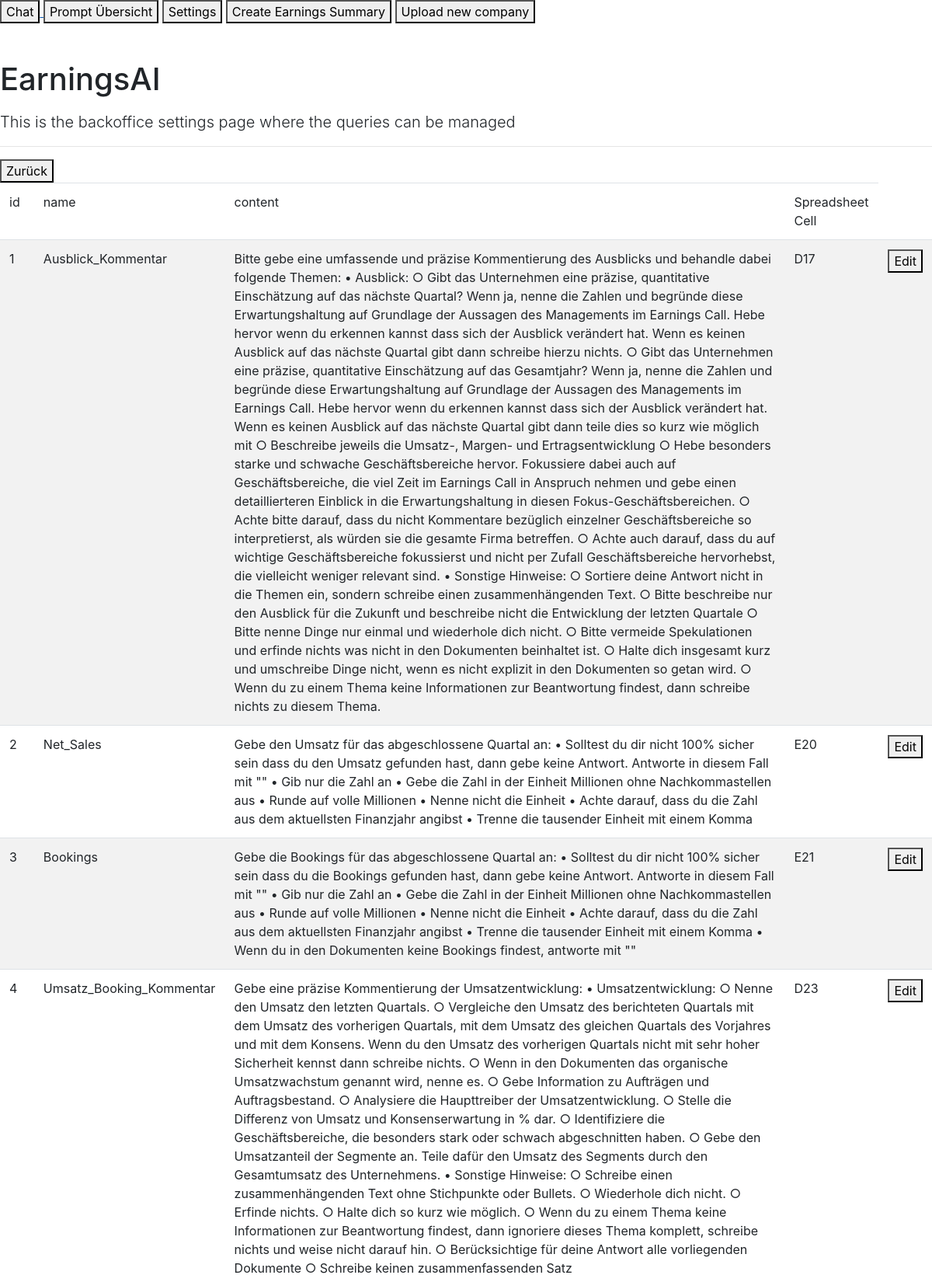
Page /edit (upper part) on the committed database.
### app/models.py (models this page shows)
class Prompts(db.Model):
    id = db.Column(db.Integer, primary_key=True)
    name = db.Column(db.String(80), nullable=False)
    content = db.Column(db.String(400), nullable=False)
    gsheetcell = db.Column(db.String(400), nullable=False)

### app/routes.py (the view)
@app.route('/edit', methods=['GET', 'POST'])
def edit():
    print("YES")
    all_prompts=Prompts.query.all()
    form = EditQueryForm()
    return render_template('edit.html', form=form, all_prompts=all_prompts)

### templates/edit.html
{% extends "base.html" %}
{% from 'bootstrap/form.html' import render_form, render_field %}
{% block content %}
      <h1 class="pt-5 pb-2">EarningsAI</h1>
      <p class="lead">This is the backoffice settings page where the queries can be managed </p>
      <hr>
          <div>
            <a href= / >
                <button class="GFG">
                    Zurück
                </button>
            <table id="data" class="table table-striped">
                <thead>
                    <tr>
                        <td>id</td>
                        <td>name</td>
                        <td>content</td>
                        <td>Spreadsheet Cell</td>
                    </tr>
                </thead>
            <tbody>
                {% for x in all_prompts %}
                <tr>
                    <td>{{x.id}}</td>
                    <td>{{x.name}}</td>
                    <td>{{x.content}}</td>
                    <td>{{x.gsheetcell}}</td>
                    <td> <a href= edit/{{x.id}}>
                        <button class="GFG">
                            Edit
                        </button>
                    </a>
                    </td>
                </tr>
                {% endfor %}
            </tbody>
        </table>
          </div>
      {% endblock %}

### rows in the picture
Prompts: id "1", name "Ausblick_Kommentar", content "Bitte gebe eine umfassende und präzise Kommentierung des Ausblicks und behandle dabei folgende Themen: • Ausblick: ○ Gibt das Unternehmen eine präzise, quantitative Einschätzung auf das nächste Quartal? Wenn ja, nenne die Zahlen und begründe diese Erwartungshaltung auf Grundlage der Aussagen des Managements im Earnings Call. Hebe hervor wenn du erkennen kannst dass sich der Ausblick verändert hat. Wenn es keinen Ausblick auf das nächste Quartal gibt dann schreibe hierzu nichts. ○ Gibt das Unternehmen eine präzise, quantitative Einschätzung auf das Gesamtjahr? Wenn ja, nenne die Zahlen und begründe diese Erwartungshaltung auf Grundlage der Aussagen des Managements im Earnings Call. Hebe…", gsheetcell "D17"
Prompts: id "2", name "Net_Sales", content "Gebe den Umsatz für das abgeschlossene Quartal an: • Solltest du dir nicht 100% sicher sein dass du den Umsatz gefunden hast, dann gebe keine Antwort. Antworte in diesem Fall mit \"\" • Gib nur die Zahl an • Gebe die Zahl in der Einheit Millionen ohne Nachkommastellen aus • Runde auf volle Millionen • Nenne nicht die Einheit • Achte darauf, dass du die Zahl aus dem aktuellsten Finanzjahr angibst • Trenne die tausender Einheit mit einem Komma", gsheetcell "E20"
Prompts: id "3", name "Bookings", content "Gebe die Bookings für das abgeschlossene Quartal an: • Solltest du dir nicht 100% sicher sein dass du die Bookings gefunden hast, dann gebe keine Antwort. Antworte in diesem Fall mit \"\" • Gib nur die Zahl an • Gebe die Zahl in der Einheit Millionen ohne Nachkommastellen aus • Runde auf volle Millionen • Nenne nicht die Einheit • Achte darauf, dass du die Zahl aus dem aktuellsten Finanzjahr angibst • Trenne die tausender Einheit mit einem Komma • Wenn du in den Dokumenten keine Bookings findest, antworte mit \"\"", gsheetcell "E21"
Prompts: id "4", name "Umsatz_Booking_Kommentar", content "Gebe eine präzise Kommentierung der Umsatzentwicklung: • Umsatzentwicklung: ○ Nenne den Umsatz den letzten Quartals. ○ Vergleiche den Umsatz des berichteten Quartals mit dem Umsatz des vorherigen Quartals, mit dem Umsatz des gleichen Quartals des Vorjahres und mit dem Konsens. Wenn du den Umsatz des vorherigen Quartals nicht mit sehr hoher Sicherheit kennst dann schreibe nichts. ○ Wenn in den Dokumenten das organische Umsatzwachstum genannt wird, nenne es. ○ Gebe Information zu Aufträgen und Auftragsbestand. ○ Analysiere die Haupttreiber der Umsatzentwicklung. ○ Stelle die Differenz von Umsatz und Konsenserwartung in % dar. ○ Identifiziere die Geschäftsbereiche, die besonders stark oder…", gsheetcell "D23"
